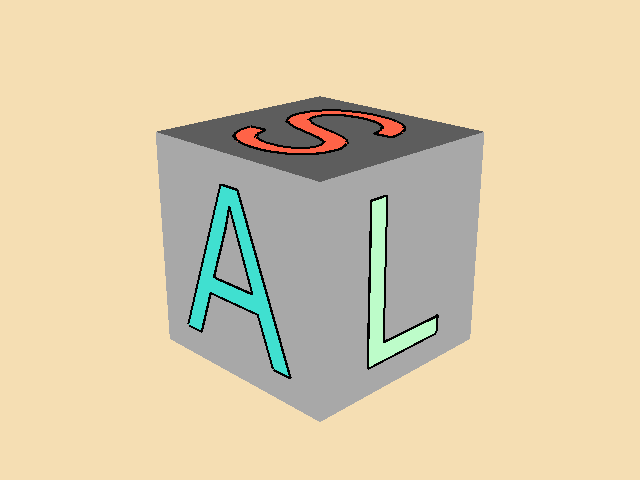

This figure's Python source:
#!/usr/bin/env python

# Create and label an annotated cube actor with anatomic orientation labels.

# Factory overrides: importing these modules registers the OpenGL rendering
# and interaction style implementations for vtkRenderingCore factory classes.
import vtkmodules.vtkInteractionStyle  # noqa: F401
import vtkmodules.vtkRenderingOpenGL2  # noqa: F401

# VTK pipeline classes used in this example
from vtkmodules.vtkRenderingAnnotation import vtkAnnotatedCubeActor
from vtkmodules.vtkRenderingCore import (
    vtkRenderWindow,
    vtkRenderWindowInteractor,
    vtkRenderer,
)

# Colors (normalized RGB)
wheat = (0.961, 0.871, 0.702)
black = (0.000, 0.000, 0.000)
turquoise = (0.251, 0.878, 0.816)
mint = (0.741, 0.988, 0.788)
tomato = (1.000, 0.388, 0.278)

# Actor: create an annotated cube with anatomic face labels
cube = vtkAnnotatedCubeActor()
cube.SetFaceTextScale(2.0 / 3.0)
cube.SetXPlusFaceText("A")
cube.SetXMinusFaceText("P")
cube.SetYPlusFaceText("L")
cube.SetYMinusFaceText("R")
cube.SetZPlusFaceText("S")
cube.SetZMinusFaceText("I")

cube.GetTextEdgesProperty().SetColor(black)
cube.GetTextEdgesProperty().SetLineWidth(4)
cube.GetXPlusFaceProperty().SetColor(turquoise)
cube.GetXMinusFaceProperty().SetColor(turquoise)
cube.GetYPlusFaceProperty().SetColor(mint)
cube.GetYMinusFaceProperty().SetColor(mint)
cube.GetZPlusFaceProperty().SetColor(tomato)
cube.GetZMinusFaceProperty().SetColor(tomato)

# Renderer: assemble the scene and configure the camera
renderer = vtkRenderer()
renderer.AddActor(cube)
renderer.SetBackground(wheat)

camera = renderer.GetActiveCamera()
camera.SetViewUp(0, 0, 1)
camera.SetFocalPoint(0, 0, 0)
camera.SetPosition(4.5, 4.5, 2.5)
renderer.ResetCamera()
camera.Dolly(1.0)
renderer.ResetCameraClippingRange()

# Window: display the rendered scene
render_window = vtkRenderWindow()
render_window.AddRenderer(renderer)
render_window.SetWindowName("annotated cube actor")
render_window.SetMultiSamples(0)
render_window.SetSize(640, 480)

# Interactor: handle mouse and keyboard events
render_window_interactor = vtkRenderWindowInteractor()
render_window_interactor.SetRenderWindow(render_window)

# Launch the interactive visualization
render_window_interactor.Initialize()
render_window_interactor.Start()
